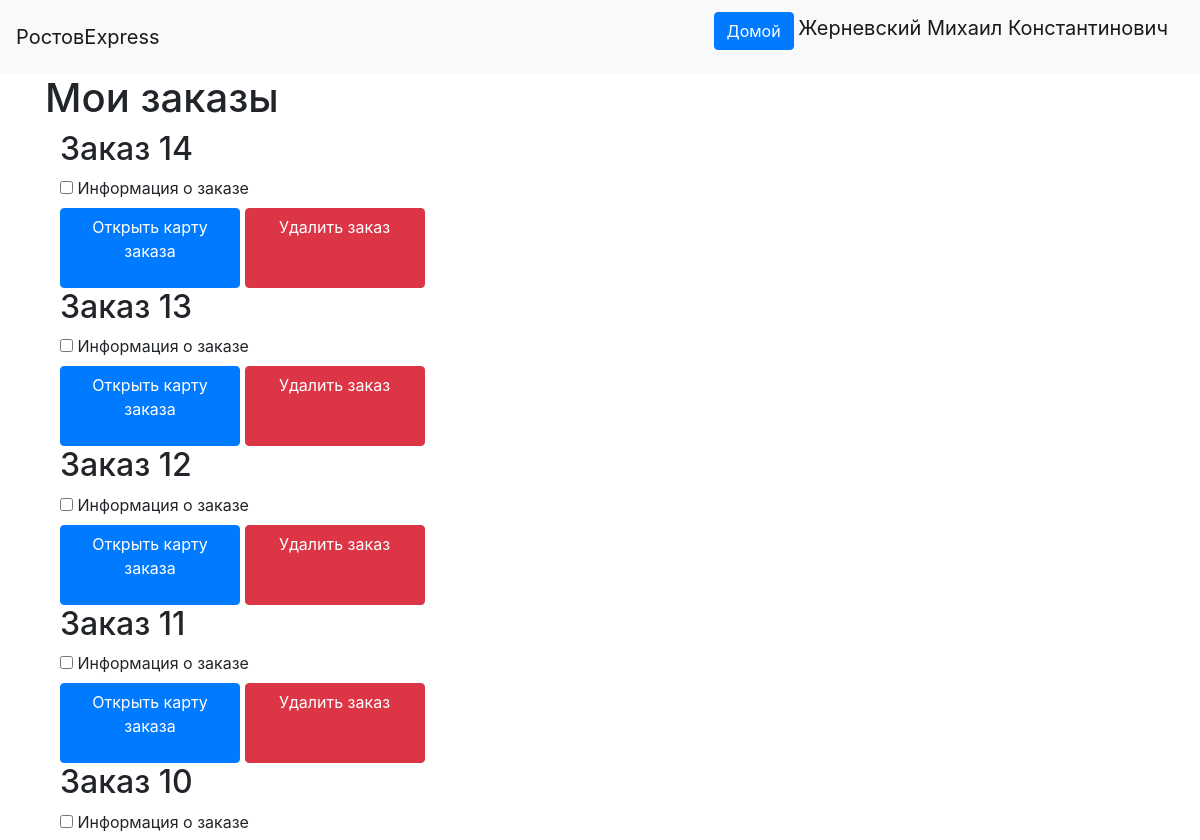
The page /orders/view (signed in, upper part) on the database as committed earlier.
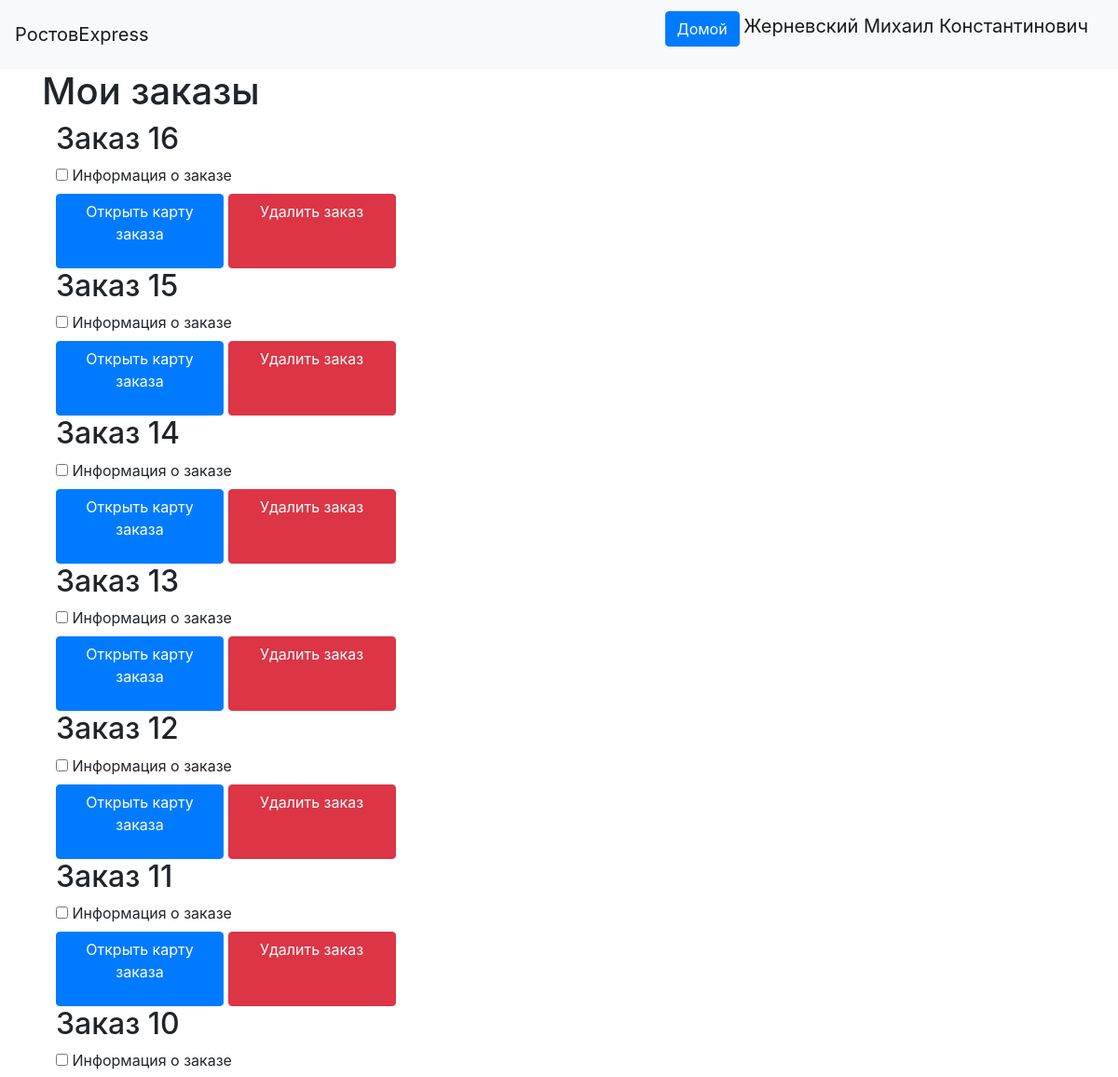
The same page on the database as committed later.
### data/users.py (models this page shows, shortened)
class User(SqlAlchemyBase, UserMixin):
    __tablename__ = 'users'
    id = sqlalchemy.Column(sqlalchemy.Integer,
                           primary_key=True, autoincrement=True)
    name = sqlalchemy.Column(sqlalchemy.String, nullable=True)
    about = sqlalchemy.Column(sqlalchemy.String, nullable=True)
    email = sqlalchemy.Column(sqlalchemy.String,
                              index=True, unique=True, nullable=True)
    phone_number = sqlalchemy.Column(sqlalchemy.String,
                              index=True, unique=True, nullable=True)
    hashed_password = sqlalchemy.Column(sqlalchemy.String, nullable=True)
    created_date = sqlalchemy.Column(sqlalchemy.DateTime,default=datetime.datetime.now)
    user_type = sqlalchemy.Column(sqlalchemy.Integer, nullable=True)
    c_id = sqlalchemy.Column(sqlalchemy.Integer, sqlalchemy.ForeignKey('couriers.id'), nullable=True)
    sqlalchemy.orm.relation('Courier')

### data/orders.py (models this page shows)
class Order(SqlAlchemyBase):
    __tablename__ = 'orders'
    id = sqlalchemy.Column(sqlalchemy.Integer, primary_key=True)
    weight = sqlalchemy.Column(sqlalchemy.Float, nullable=True)
    region = sqlalchemy.Column(sqlalchemy.Integer, nullable=True)
    orders_courier = sqlalchemy.Column(sqlalchemy.Integer, sqlalchemy.ForeignKey('couriers.id'))
    user_id = sqlalchemy.Column(sqlalchemy.Integer, sqlalchemy.ForeignKey("users.id"))
    address = sqlalchemy.Column(sqlalchemy.String, nullable=True)
    complete_time = sqlalchemy.Column(sqlalchemy.String, nullable=True, default='')
    sqlalchemy.orm.relation('User')
    sqlalchemy.orm.relation('Courier')

### main.py (the view)
@app.route('/orders/view', methods=['POST', 'GET'])
@login_required
def get_user_orders():
    user_id = current_user.id
    db_sess = db_session.create_session()
    orders = []
    if current_user.user_type < 3:
        orders = db_sess.query(Order).filter(Order.user_id == user_id).all()
    else:
        orders = db_sess.query(Order).all()
    items = collect_info_about_orders(orders, db_sess)
    items.reverse()
    return render_template('existing_orders.html', title="Мои заказы", items=items)

### data/db_session.py (called while the page is built)
def create_session() -> Session:
    global __factory
    return __factory()

### main.py (called while the page is built)
def collect_info_about_orders(orders: list[Order], db_sess: db_session.Session, ) -> list[tuple[Order, str, str, str]]:
    delivery_hours = [db_sess.query(DH).filter(DH.order_id == order.id).all()[0] for order in orders]
    courier_names = []
    client_names = []
    for order in orders:
        list_of_couriers = db_sess.query(User).filter(User.c_id == order.orders_courier).all()
        if list_of_couriers:
            courier_names.append(f"{list_of_couriers[0].name}, телефон: {list_of_couriers[0].phone_number}")
        else:
            courier_names.append("Пока что нет курьера")
        client = db_sess.query(User).filter(User.id == order.user_id).first()
        client_names.append(client.name + ", " + client.phone_number)
    items = list(zip(orders, delivery_hours, courier_names, client_names))
    return items

@login_manager.user_loader
def load_user(user_id):
    db_sess = db_session.create_session()
    return db_sess.query(User).get(user_id)

### templates/existing_orders.html (shortened to what this page needs)
{% extends "base.html" %}
{% block content %}
    <h1>Мои заказы</h1>
    {% for item in items %}
        <div class="container">
            <h2>Заказ {{ item[0].id }}</h2>
            <div>
                <input type="checkbox" id="view_info{{ item[0].id }}"
                       onclick="myFunction(view_info{{ item[0].id }}.id, order_info{{ item[0].id }}.id)">
                <label for="view_info_+{{ item[0].id }}">Информация о заказе</label>
            </div>
            <a class="btn btn-primary" style="width: 180px; height:80px" href="/orders/view/{{ item[0].id }}">Открыть
                карту заказа</a>
            <a class="btn btn-danger" style="width: 180px; height:80px" href="/orders/delete/{{ item[0].id }}">Удалить
                заказ</a>
        </div>
    {% endfor %}
{% endblock %}

### templates/base.html (shortened to what this page needs)
<!doctype html>
<html lang="en">
<head>
    <link rel="stylesheet"
          href="https://stackpath.bootstrapcdn.com/bootstrap/4.4.1/css/bootstrap.min.css"
>
</head>
<body>
<header>
    <nav class="navbar navbar-light bg-light">
        <a class="navbar-brand" href="#">РостовExpress</a>
        {% if current_user.is_authenticated %}
            <p>
                <a class="btn btn-primary " href="/">Домой</a>
                <a class="navbar-brand" href="/logout">{{ current_user.name }}</a>
            </p>
        {% else %}
            <p>
                <a class="btn btn-primary " href="/register">Зарегистрироваться</a>
                <a class="btn btn-success" href="/login">Войти</a>
            </p>
        {% endif %}
    </nav>
</header>
<main role="main" class="container">
    {% block content %}{% endblock %}
</main>
</body>
</html>

Rows that differ between the two databases and show on the page:
added Order: id "16"
added Order: id "15"
